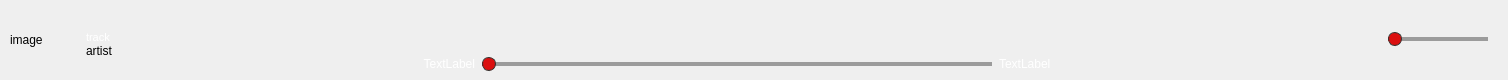
<?xml version="1.0" encoding="UTF-8"?>
<ui version="4.0">
 <class>Form</class>
 <widget class="QWidget" name="Form">
  <property name="geometry">
   <rect>
    <x>0</x>
    <y>0</y>
    <width>1508</width>
    <height>80</height>
   </rect>
  </property>
  <property name="sizePolicy">
   <sizepolicy hsizetype="Expanding" vsizetype="Expanding">
    <horstretch>0</horstretch>
    <verstretch>0</verstretch>
   </sizepolicy>
  </property>
  <property name="minimumSize">
   <size>
    <width>960</width>
    <height>80</height>
   </size>
  </property>
  <property name="windowTitle">
   <string>Form</string>
  </property>
  <property name="styleSheet">
   <string notr="true"/>
  </property>
  <layout class="QGridLayout" name="gridLayout_2">
   <property name="sizeConstraint">
    <enum>QLayout::SetDefaultConstraint</enum>
   </property>
   <property name="leftMargin">
    <number>0</number>
   </property>
   <property name="topMargin">
    <number>0</number>
   </property>
   <property name="rightMargin">
    <number>0</number>
   </property>
   <property name="bottomMargin">
    <number>0</number>
   </property>
   <property name="spacing">
    <number>0</number>
   </property>
   <item row="0" column="3">
    <layout class="QHBoxLayout" name="horizontalLayout_2">
     <property name="spacing">
      <number>7</number>
     </property>
     <property name="leftMargin">
      <number>0</number>
     </property>
     <property name="topMargin">
      <number>0</number>
     </property>
     <property name="rightMargin">
      <number>20</number>
     </property>
     <property name="bottomMargin">
      <number>0</number>
     </property>
     <item>
      <widget class="QPushButton" name="maximize_button">
       <property name="maximumSize">
        <size>
         <width>24</width>
         <height>24</height>
        </size>
       </property>
       <property name="styleSheet">
        <string notr="true">background-color: transparent;
border: none</string>
       </property>
       <property name="text">
        <string/>
       </property>
      </widget>
     </item>
     <item>
      <widget class="QPushButton" name="mute_button">
       <property name="sizePolicy">
        <sizepolicy hsizetype="Fixed" vsizetype="Fixed">
         <horstretch>0</horstretch>
         <verstretch>0</verstretch>
        </sizepolicy>
       </property>
       <property name="maximumSize">
        <size>
         <width>24</width>
         <height>24</height>
        </size>
       </property>
       <property name="styleSheet">
        <string notr="true">background-color: transparent;
border: none</string>
       </property>
       <property name="text">
        <string/>
       </property>
       <property name="iconSize">
        <size>
         <width>20</width>
         <height>20</height>
        </size>
       </property>
      </widget>
     </item>
     <item>
      <widget class="QSlider" name="volume_slider">
       <property name="sizePolicy">
        <sizepolicy hsizetype="Fixed" vsizetype="Fixed">
         <horstretch>0</horstretch>
         <verstretch>0</verstretch>
        </sizepolicy>
       </property>
       <property name="minimumSize">
        <size>
         <width>100</width>
         <height>0</height>
        </size>
       </property>
       <property name="maximumSize">
        <size>
         <width>100</width>
         <height>16777215</height>
        </size>
       </property>
       <property name="styleSheet">
        <string notr="true">QSlider::groove:horizontal {
    border-radius: 8px;
    height: 6px;
    margin: -1px 0;

}
QSlider::handle:horizontal {
    background-color: #db0f0f;
    border: 1px solid #313431;
    height: 12px;
    width: 12px;
    border-radius: 7px;
    margin: -4px 0;
    padding: -4px 0px;
}
QSlider::add-page:horizontal {
    background: #9b9b9b;
}
QSlider::sub-page:horizontal {
    background: qlineargradient(spread:pad, x1:0, y1:0, x2:1, y2:0, stop:0 rgba(255, 0, 0, 255), stop:1 rgba(255, 100, 245, 255));
}</string>
       </property>
       <property name="orientation">
        <enum>Qt::Horizontal</enum>
       </property>
      </widget>
     </item>
    </layout>
   </item>
   <item row="0" column="2">
    <spacer name="horizontalSpacer_2">
     <property name="orientation">
      <enum>Qt::Horizontal</enum>
     </property>
     <property name="sizeType">
      <enum>QSizePolicy::Expanding</enum>
     </property>
     <property name="sizeHint" stdset="0">
      <size>
       <width>1089</width>
       <height>20</height>
      </size>
     </property>
    </spacer>
   </item>
   <item row="0" column="1">
    <layout class="QGridLayout" name="gridLayout">
     <property name="topMargin">
      <number>5</number>
     </property>
     <property name="spacing">
      <number>0</number>
     </property>
     <item row="0" column="0">
      <layout class="QHBoxLayout" name="horizontalLayout_3">
       <item>
        <spacer name="horizontalSpacer_4">
         <property name="orientation">
          <enum>Qt::Horizontal</enum>
         </property>
         <property name="sizeType">
          <enum>QSizePolicy::Ignored</enum>
         </property>
         <property name="sizeHint" stdset="0">
          <size>
           <width>220</width>
           <height>20</height>
          </size>
         </property>
        </spacer>
       </item>
       <item>
        <widget class="QPushButton" name="repeat_button">
         <property name="sizePolicy">
          <sizepolicy hsizetype="Fixed" vsizetype="Fixed">
           <horstretch>0</horstretch>
           <verstretch>0</verstretch>
          </sizepolicy>
         </property>
         <property name="maximumSize">
          <size>
           <width>32</width>
           <height>32</height>
          </size>
         </property>
         <property name="styleSheet">
          <string notr="true">background-color: transparent;
border: none</string>
         </property>
         <property name="text">
          <string/>
         </property>
        </widget>
       </item>
       <item>
        <widget class="QPushButton" name="previous_button">
         <property name="sizePolicy">
          <sizepolicy hsizetype="Fixed" vsizetype="Fixed">
           <horstretch>0</horstretch>
           <verstretch>0</verstretch>
          </sizepolicy>
         </property>
         <property name="maximumSize">
          <size>
           <width>32</width>
           <height>32</height>
          </size>
         </property>
         <property name="styleSheet">
          <string notr="true">background-color: transparent;
border: none
</string>
         </property>
         <property name="text">
          <string/>
         </property>
        </widget>
       </item>
       <item>
        <widget class="QPushButton" name="play_button">
         <property name="sizePolicy">
          <sizepolicy hsizetype="Fixed" vsizetype="Fixed">
           <horstretch>0</horstretch>
           <verstretch>0</verstretch>
          </sizepolicy>
         </property>
         <property name="minimumSize">
          <size>
           <width>48</width>
           <height>48</height>
          </size>
         </property>
         <property name="maximumSize">
          <size>
           <width>48</width>
           <height>48</height>
          </size>
         </property>
         <property name="styleSheet">
          <string notr="true">background-color: transparent;
border: none
</string>
         </property>
         <property name="text">
          <string/>
         </property>
        </widget>
       </item>
       <item>
        <widget class="QPushButton" name="next_button">
         <property name="sizePolicy">
          <sizepolicy hsizetype="Fixed" vsizetype="Fixed">
           <horstretch>0</horstretch>
           <verstretch>0</verstretch>
          </sizepolicy>
         </property>
         <property name="maximumSize">
          <size>
           <width>32</width>
           <height>32</height>
          </size>
         </property>
         <property name="styleSheet">
          <string notr="true">background-color: transparent;
border: none</string>
         </property>
         <property name="text">
          <string/>
         </property>
        </widget>
       </item>
       <item>
        <widget class="QPushButton" name="shuffle_button">
         <property name="sizePolicy">
          <sizepolicy hsizetype="Fixed" vsizetype="Fixed">
           <horstretch>0</horstretch>
           <verstretch>0</verstretch>
          </sizepolicy>
         </property>
         <property name="maximumSize">
          <size>
           <width>32</width>
           <height>32</height>
          </size>
         </property>
         <property name="styleSheet">
          <string notr="true">background-color: transparent;
border: none</string>
         </property>
         <property name="text">
          <string/>
         </property>
        </widget>
       </item>
       <item>
        <spacer name="horizontalSpacer_3">
         <property name="orientation">
          <enum>Qt::Horizontal</enum>
         </property>
         <property name="sizeType">
          <enum>QSizePolicy::Ignored</enum>
         </property>
         <property name="sizeHint" stdset="0">
          <size>
           <width>220</width>
           <height>20</height>
          </size>
         </property>
        </spacer>
       </item>
      </layout>
     </item>
     <item row="1" column="0">
      <layout class="QHBoxLayout" name="horizontalLayout">
       <property name="spacing">
        <number>7</number>
       </property>
       <property name="leftMargin">
        <number>0</number>
       </property>
       <property name="rightMargin">
        <number>0</number>
       </property>
       <property name="bottomMargin">
        <number>4</number>
       </property>
       <item>
        <widget class="QLabel" name="current_label">
         <property name="sizePolicy">
          <sizepolicy hsizetype="Preferred" vsizetype="Preferred">
           <horstretch>0</horstretch>
           <verstretch>0</verstretch>
          </sizepolicy>
         </property>
         <property name="styleSheet">
          <string notr="true">color: #ffffff</string>
         </property>
         <property name="text">
          <string>&lt;html&gt;&lt;head/&gt;&lt;body&gt;&lt;p&gt;&lt;span style=&quot; color:#ffffff;&quot;&gt;TextLabel&lt;/span&gt;&lt;/p&gt;&lt;/body&gt;&lt;/html&gt;</string>
         </property>
         <property name="alignment">
          <set>Qt::AlignRight|Qt::AlignTrailing|Qt::AlignVCenter</set>
         </property>
        </widget>
       </item>
       <item>
        <widget class="QSlider" name="track_slider">
         <property name="sizePolicy">
          <sizepolicy hsizetype="Fixed" vsizetype="Fixed">
           <horstretch>0</horstretch>
           <verstretch>0</verstretch>
          </sizepolicy>
         </property>
         <property name="minimumSize">
          <size>
           <width>510</width>
           <height>0</height>
          </size>
         </property>
         <property name="maximumSize">
          <size>
           <width>550</width>
           <height>16777215</height>
          </size>
         </property>
         <property name="styleSheet">
          <string notr="true">QSlider::groove:horizontal {
    border-radius: 8px;
    height: 6px;
    margin: -1px 0;

}
QSlider::handle:horizontal {
    background-color: #db0f0f;
    border: 1px solid #313431;
    height: 12px;
    width: 12px;
    border-radius: 7px;
    margin: -4px 0;
    padding: -4px 0px;
}
QSlider::add-page:horizontal {
    background: #9b9b9b;
}
QSlider::sub-page:horizontal {
    background: qlineargradient(spread:pad, x1:0, y1:0, x2:1, y2:0, stop:0 rgba(255, 0, 0, 255), stop:1 rgba(255, 100, 245, 255));
}</string>
         </property>
         <property name="minimum">
          <number>0</number>
         </property>
         <property name="maximum">
          <number>99</number>
         </property>
         <property name="sliderPosition">
          <number>0</number>
         </property>
         <property name="orientation">
          <enum>Qt::Horizontal</enum>
         </property>
         <property name="invertedAppearance">
          <bool>false</bool>
         </property>
         <property name="invertedControls">
          <bool>false</bool>
         </property>
        </widget>
       </item>
       <item>
        <widget class="QLabel" name="duration_label">
         <property name="sizePolicy">
          <sizepolicy hsizetype="Preferred" vsizetype="Preferred">
           <horstretch>0</horstretch>
           <verstretch>0</verstretch>
          </sizepolicy>
         </property>
         <property name="styleSheet">
          <string notr="true">color: #ffffff</string>
         </property>
         <property name="text">
          <string>&lt;html&gt;&lt;head/&gt;&lt;body&gt;&lt;p&gt;&lt;span style=&quot; color:#ffffff;&quot;&gt;TextLabel&lt;/span&gt;&lt;/p&gt;&lt;/body&gt;&lt;/html&gt;</string>
         </property>
         <property name="alignment">
          <set>Qt::AlignLeading|Qt::AlignLeft|Qt::AlignVCenter</set>
         </property>
        </widget>
       </item>
      </layout>
     </item>
    </layout>
   </item>
   <item row="0" column="0">
    <layout class="QHBoxLayout" name="horizontalLayout_4">
     <property name="spacing">
      <number>12</number>
     </property>
     <property name="leftMargin">
      <number>10</number>
     </property>
     <property name="rightMargin">
      <number>0</number>
     </property>
     <item>
      <widget class="QLabel" name="image_label">
       <property name="sizePolicy">
        <sizepolicy hsizetype="Fixed" vsizetype="Fixed">
         <horstretch>0</horstretch>
         <verstretch>0</verstretch>
        </sizepolicy>
       </property>
       <property name="minimumSize">
        <size>
         <width>64</width>
         <height>64</height>
        </size>
       </property>
       <property name="maximumSize">
        <size>
         <width>64</width>
         <height>64</height>
        </size>
       </property>
       <property name="cursor">
        <cursorShape>PointingHandCursor</cursorShape>
       </property>
       <property name="text">
        <string>image</string>
       </property>
      </widget>
     </item>
     <item>
      <layout class="QVBoxLayout" name="verticalLayout">
       <property name="spacing">
        <number>0</number>
       </property>
       <item>
        <widget class="QLabel" name="track_label">
         <property name="sizePolicy">
          <sizepolicy hsizetype="Expanding" vsizetype="Fixed">
           <horstretch>0</horstretch>
           <verstretch>0</verstretch>
          </sizepolicy>
         </property>
         <property name="minimumSize">
          <size>
           <width>0</width>
           <height>40</height>
          </size>
         </property>
         <property name="font">
          <font>
           <pointsize>8</pointsize>
          </font>
         </property>
         <property name="styleSheet">
          <string notr="true">color: #ffffff</string>
         </property>
         <property name="text">
          <string>&lt;html&gt;&lt;head/&gt;&lt;body&gt;&lt;p&gt;&lt;span style=&quot; color:#ffffff;&quot;&gt;track&lt;/span&gt;&lt;/p&gt;&lt;/body&gt;&lt;/html&gt;</string>
         </property>
         <property name="alignment">
          <set>Qt::AlignBottom|Qt::AlignLeading|Qt::AlignLeft</set>
         </property>
        </widget>
       </item>
       <item>
        <widget class="QLabel" name="artist_label">
         <property name="sizePolicy">
          <sizepolicy hsizetype="Expanding" vsizetype="Fixed">
           <horstretch>0</horstretch>
           <verstretch>0</verstretch>
          </sizepolicy>
         </property>
         <property name="minimumSize">
          <size>
           <width>0</width>
           <height>32</height>
          </size>
         </property>
         <property name="text">
          <string>artist</string>
         </property>
         <property name="alignment">
          <set>Qt::AlignLeading|Qt::AlignLeft|Qt::AlignTop</set>
         </property>
        </widget>
       </item>
      </layout>
     </item>
     <item>
      <widget class="QPushButton" name="add_favourite_button">
       <property name="enabled">
        <bool>true</bool>
       </property>
       <property name="sizePolicy">
        <sizepolicy hsizetype="Expanding" vsizetype="Fixed">
         <horstretch>0</horstretch>
         <verstretch>0</verstretch>
        </sizepolicy>
       </property>
       <property name="minimumSize">
        <size>
         <width>24</width>
         <height>24</height>
        </size>
       </property>
       <property name="maximumSize">
        <size>
         <width>24</width>
         <height>24</height>
        </size>
       </property>
       <property name="toolTip">
        <string>&lt;html&gt;&lt;head/&gt;&lt;body&gt;&lt;p&gt;&lt;span style=&quot; font-size:10pt;&quot;&gt;Добавить в Избранное&lt;/span&gt;&lt;/p&gt;&lt;/body&gt;&lt;/html&gt;</string>
       </property>
       <property name="layoutDirection">
        <enum>Qt::LeftToRight</enum>
       </property>
       <property name="styleSheet">
        <string notr="true">background-color: transparent;
border: none
</string>
       </property>
       <property name="text">
        <string/>
       </property>
      </widget>
     </item>
     <item>
      <spacer name="horizontalSpacer_5">
       <property name="orientation">
        <enum>Qt::Horizontal</enum>
       </property>
       <property name="sizeType">
        <enum>QSizePolicy::Expanding</enum>
       </property>
       <property name="sizeHint" stdset="0">
        <size>
         <width>1089</width>
         <height>20</height>
        </size>
       </property>
      </spacer>
     </item>
    </layout>
   </item>
  </layout>
 </widget>
 <resources/>
 <connections/>
</ui>
